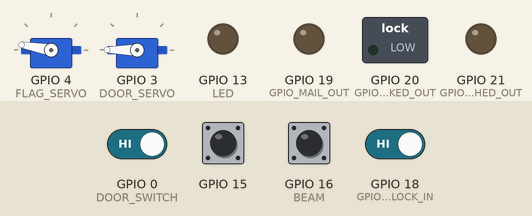
This sketch was run on a simulated ESP32. On the bench: 2 × servo, switched loads named in the sketch (green lamp = pin HIGH), output pins drawn as LEDs (lit = HIGH). Inputs (shaded band) come from the test bench; at power-on: GPIO 0 (DOOR_SWITCH), GPIO 15, GPIO 16 (BEAM), GPIO 18 (GPIO_UNLOCK_IN) HIGH.

Above: at 16.2 s.
16.3 s: GPIO 15 pulled LOW for 0.15 s
At 16.4 s:
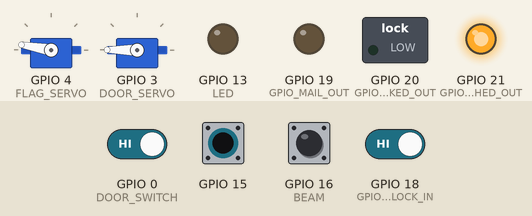
18.0 s: GPIO 16 (BEAM) pulled LOW for 0.15 s
At 18.08 s:
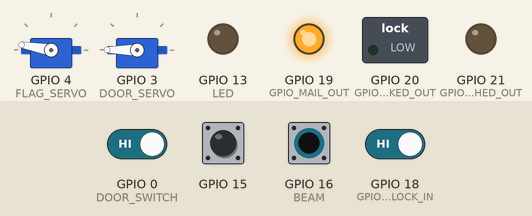
19.6 s: GPIO 0 (DOOR_SWITCH) driven LOW and GPIO 18 (GPIO_UNLOCK_IN) driven LOW
At 19.9 s:
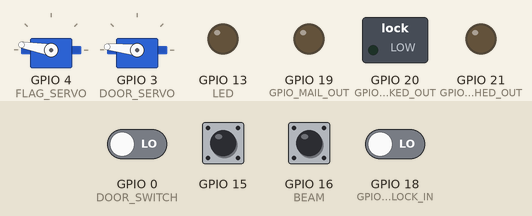
21.1 s: GPIO 18 (GPIO_UNLOCK_IN) driven HIGH
At 21.9 s:
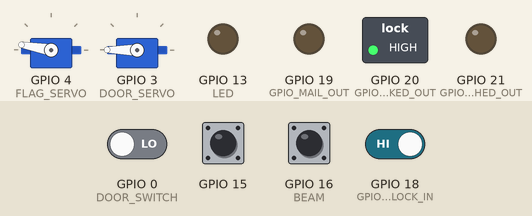
22.6 s: GPIO 15 pulled LOW for 1 s
At 23.0 s:
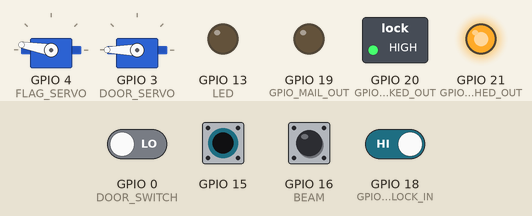
25.1 s: GPIO 16 (BEAM) pulled LOW for 1 s
At 25.9 s:
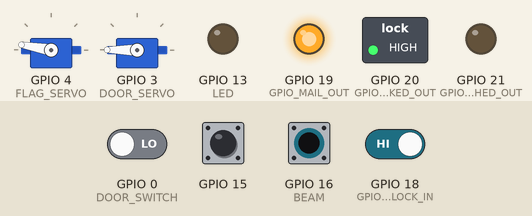
Timing chart, 0 to 28.1 s (numbered marks = the images above; inputs shaded):
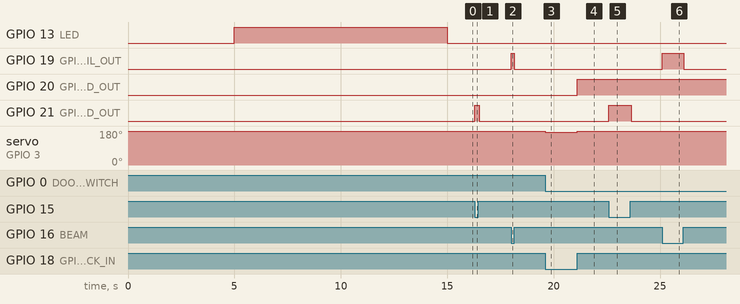

The sketch:

teensy.ino
```cpp
// libraries -------------------------------------------------------------------
#include <Metro.h>
#include <Bounce2.h>
#include <PWMServo.h>

// pins ------------------------------------------------------------------------
const uint8_t LED         = 13;
const uint8_t BEAM        = 16;
const uint8_t DOOR_SWITCH = 0;
const uint8_t DOOR_SERVO  = 3;
const uint8_t FLAG_SERVO  = 4;
const uint8_t DOOR_TOUCH  = 15;

const uint8_t GPIO_UNLOCK_IN     = 18;
const uint8_t GPIO_MAIL_OUT      = 19;
const uint8_t GPIO_UNLOCKED_OUT  = 20;
const uint8_t GPIO_TOUCHED_OUT   = 21;

// objects ---------------------------------------------------------------------
// timers
Metro touch_timer(50);

// debouncers
Bounce beam        = Bounce();
Bounce door_switch = Bounce();

// servos
PWMServo door_servo;
PWMServo flag_servo;

// variables -------------------------------------------------------------------

// touch
int32_t touch_calibrated;
int32_t  touch_deviation;

bool last_touched = true;

// door
bool door_open = true;

// flag (mail)
bool mail_in = false;

// settings --------------------------------------------------------------------
const uint8_t door_open_pos   = 180;
const uint8_t door_closed_pos = 174;
const uint8_t flag_up_pos     = 80;
const uint8_t flag_down_pos   = 170;

// functions -------------------------------------------------------------------
/**
 * @brief   calibrates the touch pin
 *
 * first it reads value when nobody touches. When led turns on,
 * it reads the touch value
 *
 * @param   interval  interval between samples in milliseconds
 * @param   base      pointer to the variable, of the calibrated no touch value
 * @param   deviation pointer to the variable, of the deviation when touched
 */
void touchCalibrate(uint8_t pin, uint8_t led_pin, uint8_t samples, uint8_t interval,
                    int32_t& base, int32_t& deviation);
/**
 * @brief   reads from the calibrated touch pin
 */
bool touchReadCalibrated(uint8_t pin, int32_t base, int32_t deviation);

// setup -----------------------------------------------------------------------
void setup()
{
  // debug
  // Serial.begin(9600);

  // set up pins
  pinMode(LED, OUTPUT);

  pinMode(GPIO_UNLOCK_IN, INPUT);
  pinMode(GPIO_MAIL_OUT, OUTPUT);
  pinMode(GPIO_UNLOCKED_OUT, OUTPUT);
  pinMode(GPIO_TOUCHED_OUT, OUTPUT);

  // set up debounced pins
  beam.attach(BEAM, INPUT_PULLUP);
  beam.interval(10);

  door_switch.attach(DOOR_SWITCH, INPUT_PULLUP);
  door_switch.interval(10);

  // set up servos
  flag_servo.attach(FLAG_SERVO);
  door_servo.attach(DOOR_SERVO);

  flag_servo.write(flag_down_pos);
  door_servo.write(door_open_pos);

  // calibrate the touch
  touchCalibrate(DOOR_TOUCH, LED, 100, 50, touch_calibrated, touch_deviation);
}

// loop ------------------------------------------------------------------------
void loop()
{
  // read the touch
  if (touch_timer.check())
  {
    if (touchReadCalibrated(DOOR_TOUCH, touch_calibrated, touch_deviation))
    {
      if (!last_touched)
        // Serial.println("grabbed");

      last_touched = true;

      // send to raspberry pi
      digitalWrite(GPIO_TOUCHED_OUT, HIGH);
    }
    else
    {
      if (last_touched)
        // Serial.println("let go");

      last_touched = false;

      // send to raspberry pi
      digitalWrite(GPIO_TOUCHED_OUT, LOW);
    }
  }

  // check beam sensor
  beam.update();

  if (beam.fell())
  {
    // Serial.println("in beam");

    mail_in = true;

    // send to raspberry pi
    digitalWrite(GPIO_MAIL_OUT, HIGH);
  }
  else if (beam.rose())
  {
    // Serial.println("out of beam");

    mail_in = false;

    // send to raspberry pi
    digitalWrite(GPIO_MAIL_OUT, LOW);
  }

  // check door switch
  door_switch.update();

  if (door_switch.fell() && door_open && !digitalRead(GPIO_UNLOCK_IN))
  {
    // Serial.println("door closed");

    // lock door
    door_open = false;

    // send to raspberry pi
    digitalWrite(GPIO_UNLOCKED_OUT, LOW);

    // raise or lower flag
    if (mail_in)
      flag_servo.write(flag_up_pos);
    else
      flag_servo.write(flag_down_pos);
  }
  else if (door_switch.rose())
  {
    // Serial.println("door opened");
  }

  // check raspberry pi input
  if (digitalRead(GPIO_UNLOCK_IN) && !door_open)
  {
    // Serial.println("door unlocked");

    // open door
    door_open = true;

    // send to raspberry pi
    digitalWrite(GPIO_UNLOCKED_OUT, HIGH);
  }

  // servos
  if (door_open)
    door_servo.write(door_open_pos);
  else
    door_servo.write(door_closed_pos);
}

// functions -------------------------------------------------------------------
void touchCalibrate(uint8_t pin, uint8_t led_pin, uint8_t samples, uint8_t interval,
                    int32_t& base, int32_t& deviation)
{
  // turn led off
  digitalWrite(led_pin, LOW);

  // collect data
  base = 0;
  for (uint8_t i = 0; i < samples; i++)
  {
    base += touchRead(pin);
    delay(interval);
  }

  // get average
  base /= samples;

  // turn led on & wait 5 seconds
  digitalWrite(led_pin, HIGH);
  delay(5000);

  deviation = 0;
  for (uint8_t i = 0; i < samples; i++)
  {
    deviation += touchRead(pin);
    delay(interval);
  }

  // get average & relative value
  deviation /= samples;
  deviation -= base;

  // turn led off
  digitalWrite(led_pin, LOW);
}
bool touchReadCalibrated(uint8_t pin, int32_t base, int32_t deviation)
{
  // stack to store current & previous touch values
  static int32_t touch_stack[10] = {0, 0, 0, 0, 0, 0, 0, 0, 0, 0};

  // push everything back and drop last values
  for (uint8_t i = 0; i < 10 - 1; i ++)
  {
    touch_stack[i + 1] = touch_stack[i];
  }

  // put new value in the front
  touch_stack[0] = touchRead(pin);

  // calculate average
  int32_t average = 0;
  for (uint8_t i = 0; i < 10; i++)
  {
    average += touch_stack[i];
  }
  average /= 10;

  // get result
  return abs(average - base) > abs(deviation / 6);
}
```

Measured:
- after the input at 16.3 s, GPIO 21 (GPIO_TOUCHED_OUT): LOW → HIGH at once, → LOW 0.20 s later
- after the input at 18.0 s, GPIO 19 (GPIO_MAIL_OUT): LOW → HIGH at once, → LOW 0.15 s later
- after the input at 19.6 s, servo on GPIO 3 (DOOR_SERVO): 180° → 174° at once
- after the input at 21.1 s, GPIO 20 (GPIO_UNLOCKED_OUT): LOW → HIGH at once; servo on GPIO 3 (DOOR_SERVO): 174° → 180° at once
- after the input at 22.6 s, GPIO 21 (GPIO_TOUCHED_OUT): LOW → HIGH at once, → LOW 1.1 s later
- after the input at 25.1 s, GPIO 19 (GPIO_MAIL_OUT): LOW → HIGH at once, → LOW 1.0 s later
